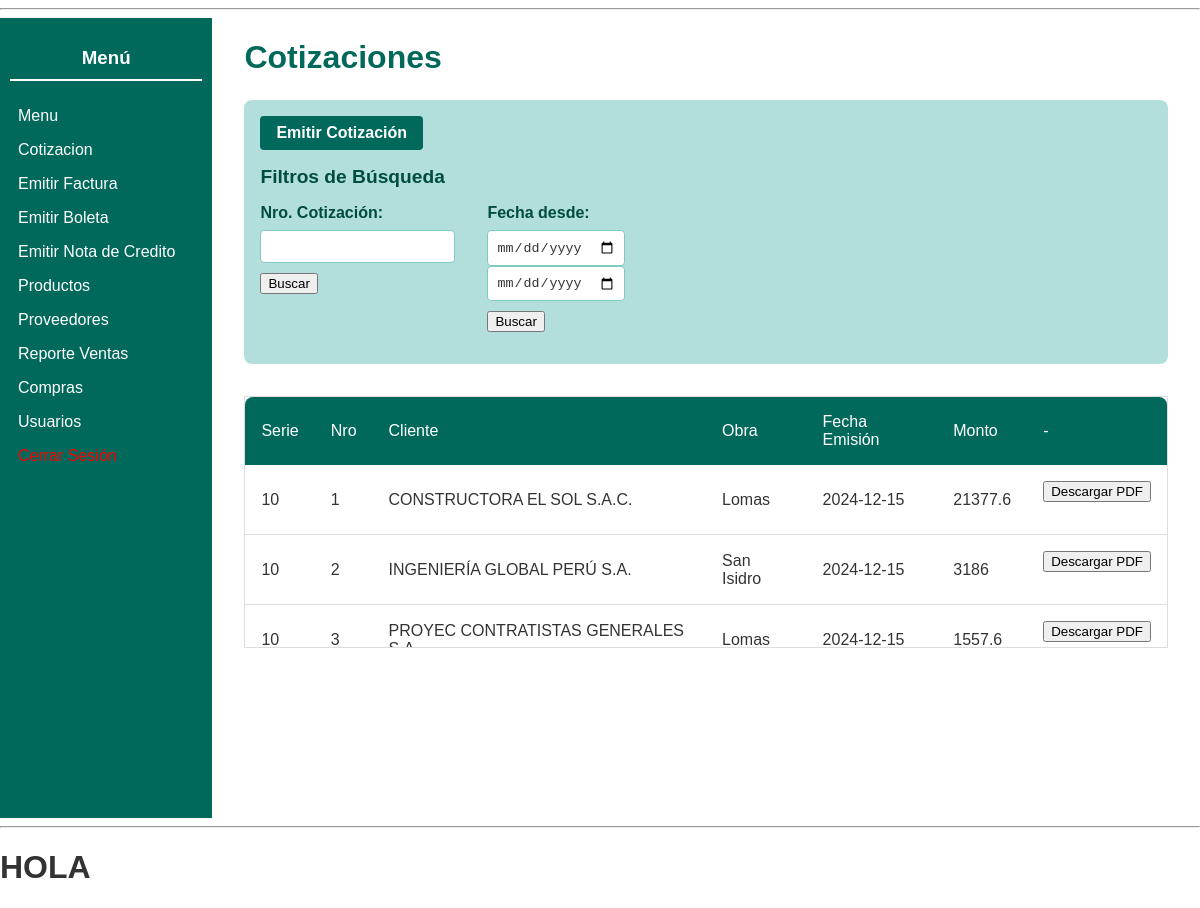
Page /moduloVentas/indexCotizacion.php (signed in) on the committed database.
### tables this page shows
CREATE TABLE `cotizacionemitida` (
  `CotizacionEmitidaID` int NOT NULL AUTO_INCREMENT,
  `SerieComprobanteID` int NOT NULL,
  `NumeroCorrelativo` int NOT NULL,
  `UsuarioID` int NOT NULL,
  `FechaEmision` date NOT NULL,
  `FechaVencimiento` date NOT NULL,
  `TipoPago` varchar(255) NOT NULL,
  `FormaPago` varchar(255) NOT NULL,
  `Moneda` varchar(255) NOT NULL,
  `ClienteID` int NOT NULL,
  `Op.Inafecta` double NOT NULL,
  `Op.Exonerada` double NOT NULL,
  `Op.Gratuita` double NOT NULL,
  `Op.Gravada` double NOT NULL,
  `TotalIGV` double NOT NULL,
  `DescuentoGlobal` double NOT NULL,
  `ImporteTotal` double NOT NULL,
  `Observaciones` varchar(255) NOT NULL,
  `Obra` varchar(255) NOT NULL,
  PRIMARY KEY (`CotizacionEmitidaID`),
  UNIQUE KEY `CotizacionEmitidaID` (`CotizacionEmitidaID`),
  KEY `fk_cotizacionemitida_seriecomprobante` (`SerieComprobanteID`),
  KEY `fk_cotizacionemitida_usuario` (`UsuarioID`),
  KEY `fk_cotizacionemitida_cliente` (`ClienteID`),
  CONSTRAINT `fk_cotizacionemitida_cliente` FOREIGN KEY (`ClienteID`) REFERENCES `cliente` (`ClienteID`),
  CONSTRAINT `fk_cotizacionemitida_seriecomprobante` FOREIGN KEY (`SerieComprobanteID`) REFERENCES `seriecomprobante` (`SerieComprobanteID`),
  CONSTRAINT `fk_cotizacionemitida_usuario` FOREIGN KEY (`UsuarioID`) REFERENCES `usuario` (`UsuarioID`)
);

CREATE TABLE `cliente` (
  `ClienteID` int NOT NULL AUTO_INCREMENT,
  `TipoDocumentoIdentidad` varchar(255) NOT NULL,
  `NumeroDocumentoIdentidad` varchar(255) NOT NULL,
  `NombreCompletoORazonSocial` varchar(255) NOT NULL,
  `Telefono` int NOT NULL,
  `Email` varchar(255) NOT NULL,
  `Direccion` varchar(255) NOT NULL,
  `FechaRegistro` date NOT NULL,
  PRIMARY KEY (`ClienteID`),
  UNIQUE KEY `ClienteID` (`ClienteID`)
);

### modelo/cotizaciones.php (called while the page is built, shortened)
<?php
class Cotizaciones
{
  public function getCotizaciones($numerocotizacion = null, $fechadesde = null, $fechahasta = null)
  {
    $sql = "SELECT ce.CotizacionEmitidaID,
              ce.SerieComprobanteID,
              ce.NumeroCorrelativo,
              cl.NombreCompletoORazonSocial AS Cliente,
              ce.Obra,
              ce.FechaEmision,
              ce.ImporteTotal
            FROM cotizacionemitida ce
            INNER JOIN cliente cl ON ce.ClienteID = cl.ClienteID";
    $conexion = Conexion::conectarBD();
    $respuesta = $conexion->query($sql);
    $cotizaciones = array();
    while ($fila = $respuesta->fetch_assoc()) {
      $cotizaciones[] = $fila;
    }
    return $cotizaciones;
  }
}

### moduloVentas/panelCotizacion.php (the view, shortened to what this page needs)
<?php
include_once($_SERVER['DOCUMENT_ROOT'] . '/shared/pantalla.php');
class panelCotizacion extends pantalla
{
  public function panelCotizacionShow($cotizaciones = null)
  {
    $this->cabeceraShow("Cotazación");
    $rol = $_SESSION['rol'];
?>
    <div style="display: flex; height: 100vh;">
      <aside style="width: 200px; background-color: #00695c; color: white; padding: 10px;">
        <h3 style="text-align: center; border-bottom: 2px solid white; padding-bottom: 10px;">Menú</h3>
        <nav>
          <ul style="list-style: none; padding: 0;">
            <?php
            if ($rol == "cajero") {
            ?>
              <li><a href="/moduloSeguridad/indexPanelPrincipal.php" style="color: white; text-decoration: none; display: block; padding: 8px;">Menú</a></li>
              <li><a href="../moduloVentas/emitirBoleta.php" style="color: white; text-decoration: none; display: block; padding: 8px;">Emitir Factura</a></li>
              <li><a href="../moduloSeguridad/indexCambiarContrasena.php" style="color: white; text-decoration: none; display: block; padding: 8px;">Emitir Boleta</a></li>
              <li><a href="../moduloSeguridad/indexCambiarContrasena.php" style="color: white; text-decoration: none; display: block; padding: 8px;">Emitir Nota Credito</a></li>
              <li><a href="../moduloSeguridad/indexCambiarContrasena.php" style="color: white; text-decoration: none; display: block; padding: 8px;">Compras</a></li>
            <?php
            }
            elseif ($rol === "jefeVentas") {
            ?>
              <li><a href="/moduloSeguridad/indexPanelPrincipal.php" style="color: white; text-decoration: none; display: block; padding: 8px;">Menu</a></li>
              <li><a href="../moduloVentas/indexCotizacion.php" style="color: white; text-decoration: none; display: block; padding: 8px;">Cotizacion</a></li>
              <li><a href="../moduloSeguridad/indexCambiarContrasena.php" style="color: white; text-decoration: none; display: block; padding: 8px;">Emitir Factura</a></li>
              <li><a href="../moduloVentas/emitirBoleta.php" style="color: white; text-decoration: none; display: block; padding: 8px;">Emitir Boleta</a></li>
              <li><a href="../moduloVentas/confirmarProductos.php" style="color: white; text-decoration: none; display: block; padding: 8px;">Emitir Nota de Credito</a></li>
              <li><a href="../moduloSeguridad/indexCambiarContrasena.php" style="color: white; text-decoration: none; display: block; padding: 8px;">Productos</a></li>
              <li><a href="../moduloVentas/emitirBoleta.php" style="color: white; text-decoration: none; display: block; padding: 8px;">Proveedores</a></li>
              <li><a href="../moduloVentas/indexReporteventas.php " style="color: white; text-decoration: none; display: block; padding: 8px;">Reporte Ventas</a></li>
              <li><a href="../moduloSeguridad/indexCambiarContrasena.php" style="color: white; text-decoration: none; display: block; padding: 8px;">Compras</a></li>
              <li><a href="../moduloSeguridad/indexCambiarContrasena.php" style="color: white; text-decoration: none; display: block; padding: 8px;">Usuarios</a></li>
            <?php
            }
            else {
            ?>
              <li>
                <p style="color: yellow; text-align: center;">Rol no identificado</p>
              </li>
            <?php
            }
            ?>
            <li><a href='../index.php' style="color: red; text-decoration: none; display: block; padding: 8px;">Cerrar Sesión</a></li>
          </ul>
        </nav>
      </aside>
      <main style="padding: 0 2rem;">
        <h1 style="color: #00695c;">Cotizaciones</h1>
        <div class="filters-container">
          <a href="/moduloVentas/indexEmitirCotizacion.php" class="btn" style="margin-bottom: 1rem;">Emitir Cotización</a>
          <div class="flex">
            <h2>Filtros de Búsqueda</h2>
          </div>
          <div class="filters">
            <form action="/moduloVentas/getCotizacion.php" method="POST">
              <div class="input-container">
                <label for="nroCotizacion">Nro. Cotización:</label>
                <input type="text" id="nroCotizacion" name="txtNroCotizacion">
              </div>
              <input style="margin-top: 10px;" type="submit" name="btnBuscarNrcotaizacion" value="Buscar">
            </form>
            <form action="/moduloVentas/getCotizacion.php" method="POST">
              <div class="input-container">
                <label for="fechaDesde">Fecha desde:</label>
                <input type="date" id="fechaDesde" name="txtFechaDesde">
                <input type="date" id="fechaHasta" name="txtFechaHasta">
              </div>
              <input style="margin-top: 10px;" type="submit" name="btnBuscarFechas" value="Buscar">
            </form>
          </div>
        </div>
        <div class="table-cotizaciones">
          <table id="cotaizaciones-table">
            <thead>
              <tr>
                <th>Serie</th>
                <th>Nro</th>
                <th>Cliente</th>
                <th>Obra</th>
                <th>Fecha Emisión</th>
                <th>Monto</th>
                <th>-</th>
              </tr>
            </thead>
            <tbody>
              <?php if ($cotizaciones !== null) : ?>
                <?php foreach ($cotizaciones as $cotaizacion) : ?>
                  <tr>
                    <td><?= $cotaizacion['SerieComprobanteID']; ?></td>
                    <td><?= $cotaizacion['NumeroCorrelativo']; ?></td>
                    <td><?= $cotaizacion['Cliente']; ?></td>
                    <td><?= $cotaizacion['Obra']; ?></td>
                    <td><?= $cotaizacion['FechaEmision']; ?></td>
                    <td><?= $cotaizacion['ImporteTotal']; ?></td>
                    <td>
                      <form action="/moduloVentas/getCotizacion.php" method="POST">
                        <input type="submit" name="btnGenerarPdf" value="Descargar PDF">
                      </form>
                    </td>
                  </tr>
                <?php endforeach; ?>
              <?php else : ?>
                <tr>
                  <td colspan="7">No se encontraron solicitudes.</td>
                </tr>
              <?php endif; ?>
            </tbody>
          </table>
        </div>
      </main>
    </div>
<?php
    $this->pieShow();
  }
}
?>

### shared/pantalla.php (shortened to what this page needs)
<?php
class pantalla
{
  protected function cabeceraShow($titulo, $javasctiptUrl = "")
  {
?>
    <html>
    <head>
      <link rel="stylesheet" href="/assets/styles.css">
    </head>
    <body>
      <hr>
    <?php
  }
  protected function pieShow()
  {
    ?>
      <hr>
  <?php
  }
}
  ?>

### moduloVentas/indexCotizacion.php (shortened to what this page needs)
<?php
include_once($_SERVER['DOCUMENT_ROOT'] . '/moduloVentas/panelCotizacion.php');
include_once($_SERVER['DOCUMENT_ROOT'] . '/modelo/cotizaciones.php');
$numerocotizacion = $_GET['numerocotizacion'] ?? null;
$fechadesde = $_GET['desde'] ?? null;
$fechahasta = $_GET['hasta'] ?? null;
$cotizacionesObj = new Cotizaciones();
$cotizaciones = $cotizacionesObj->getCotizaciones($numerocotizacion, $fechadesde, $fechahasta);
$panelCotizacionObject = new panelCotizacion();
$panelCotizacionObject->panelCotizacionShow($cotizaciones);
?>
<h1>HOLA</h1>

### assets/styles.css (style rules this page uses)
body { font-family: Arial, sans-serif; margin: 0; padding: 0; color: #333; }
main { padding: 2rem; width: 80%; max-width: 1200px; margin: 0 auto; }
main h1 { color: #00695c; margin-bottom: 1.5rem; font-size: 2rem; }
.filters-container { background: #b2dfdb; border-radius: 8px; padding: 1rem; margin-bottom: 2rem; }
.filters-container .flex { display: flex; justify-content: space-between; align-items: center; margin-bottom: 1rem; }
.filters-container h2 { color: #004d40; font-size: 1.2rem; margin: 0; }
.btn, .btn:link, .btn:visited { display: inline-block; background: #00695c; color: #fff; border: none; padding: 0.5rem 1rem; border-radius: 4px; cursor: pointer; font-weight: bold; transition: background 0.3s; text-decoration: none; }
.filters { display: flex; gap: 2rem; flex-wrap: wrap; }
.input-container { display: flex; flex-direction: column; }
.input-container label { margin-bottom: 0.5rem; font-weight: bold; color: #004d40; }
.input-container input[type="text"], .input-container input[type="date"] { padding: 0.5rem; border: 1px solid #80cbc4; border-radius: 4px; background: #ffffff; color: #333; }
.table-cotizaciones { margin-top: 2rem; overflow-x: auto; }
.table-cotizaciones table { width: 100%; border-collapse: collapse; background: #fff; border-radius: 8px; overflow: hidden; }
.table-cotizaciones thead { background: #00695c; color: #fff; }
.table-cotizaciones thead th { padding: 1rem; text-align: left; font-weight: normal; }
.table-cotizaciones tbody td { padding: 1rem; border-bottom: 1px solid #ddd; }
.table-cotizaciones { border: 1px solid #ddd; max-height: 250px; overflow-x: auto; }

### rows in the picture
cotizacionemitida: SerieComprobanteID "10", NumeroCorrelativo "1", ClienteID.NombreCompletoORazonSocial "CONSTRUCTORA EL SOL S.A.C.", Obra "Lomas", FechaEmision "2024-12-15", ImporteTotal "21377.6"
cotizacionemitida: SerieComprobanteID "10", NumeroCorrelativo "2", ClienteID.NombreCompletoORazonSocial "INGENIERÍA GLOBAL PERÚ S.A.", Obra "San Isidro", FechaEmision "2024-12-15", ImporteTotal "3186"
cotizacionemitida: SerieComprobanteID "10", NumeroCorrelativo "3", ClienteID.NombreCompletoORazonSocial "PROYEC CONTRATISTAS GENERALES…", Obra "Lomas", FechaEmision "2024-12-15", ImporteTotal "1557.6"
